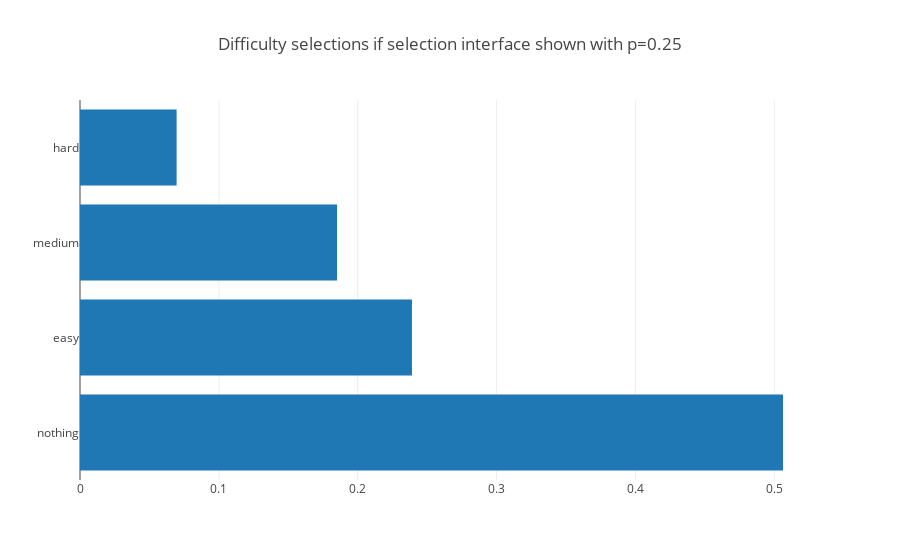

Notebook source saved alongside this figure:
### Code cell
plotdict(get_choose_difficulty_counts_for_user_list_user_normalized(frequency_of_choose_difficulty_to_users['0.25']), 'Difficulty selections if selection interface shown with p=0.25')

### Figure 1 — Plotly figure (JSON) as saved in the notebook; plotly's stock layout.template omitted (floating-point values rounded to 4 significant figures)
{"data": [{"orientation": "h", "type": "bar", "uid": "856f1f58-9276-436b-a48a-a902e6ca7a3d", "x": [0.5063, 0.2391, 0.1851, 0.06956], "y": ["nothing", "easy", "medium", "hard"]}], "layout": {"title": {"text": "Difficulty selections if selection interface shown with p=0.25"}}}
